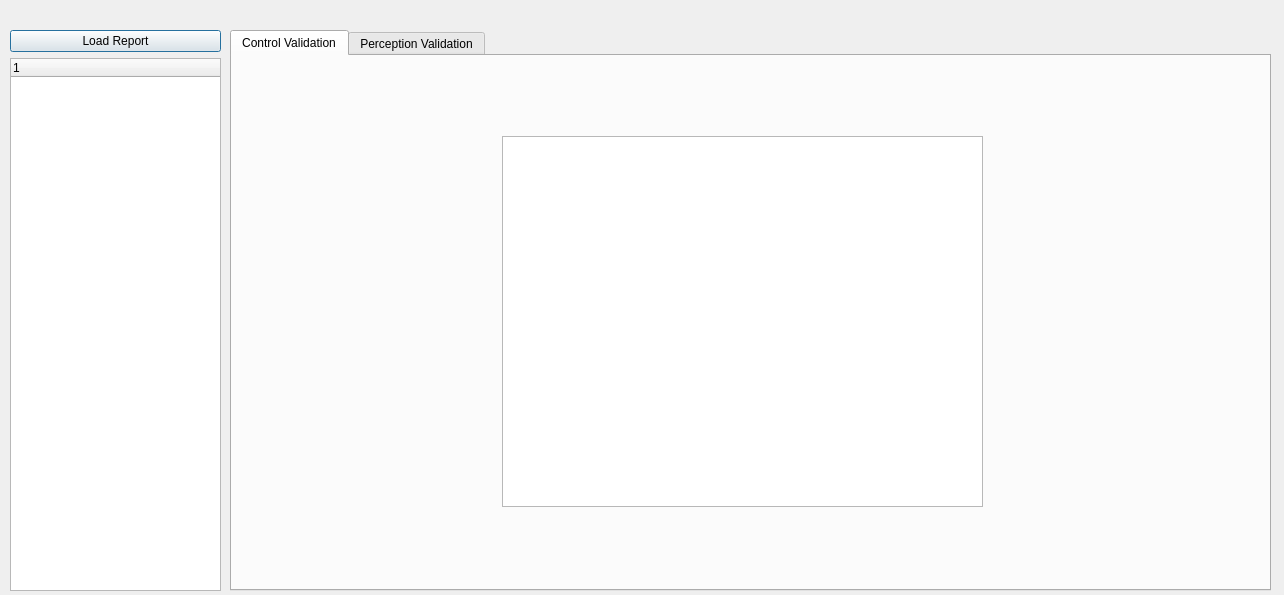
<?xml version="1.0" encoding="UTF-8"?>
<ui version="4.0">
 <class>reportwindow</class>
 <widget class="QDialog" name="reportwindow">
  <property name="geometry">
   <rect>
    <x>0</x>
    <y>0</y>
    <width>1284</width>
    <height>595</height>
   </rect>
  </property>
  <property name="windowTitle">
   <string>Dialog</string>
  </property>
  <widget class="QWidget" name="horizontalLayoutWidget_2">
   <property name="geometry">
    <rect>
     <x>10</x>
     <y>30</y>
     <width>211</width>
     <height>561</height>
    </rect>
   </property>
   <layout class="QHBoxLayout" name="showReportLayout">
    <item>
     <layout class="QVBoxLayout" name="verticalLayout_5">
      <item>
       <widget class="QPushButton" name="pushButton">
        <property name="text">
         <string>Load Report</string>
        </property>
       </widget>
      </item>
      <item>
       <widget class="QTreeWidget" name="treeWidgetReportDir">
        <column>
         <property name="text">
          <string notr="true">1</string>
         </property>
        </column>
       </widget>
      </item>
     </layout>
    </item>
   </layout>
  </widget>
  <widget class="QTabWidget" name="tabReport">
   <property name="geometry">
    <rect>
     <x>230</x>
     <y>30</y>
     <width>1041</width>
     <height>561</height>
    </rect>
   </property>
   <property name="currentIndex">
    <number>0</number>
   </property>
   <widget class="QWidget" name="controValidation">
    <attribute name="title">
     <string>Control Validation</string>
    </attribute>
    <widget class="QWidget" name="horizontalLayoutWidget_3">
     <property name="geometry">
      <rect>
       <x>270</x>
       <y>80</y>
       <width>481</width>
       <height>371</height>
      </rect>
     </property>
     <layout class="QHBoxLayout" name="horizontalLayout">
      <item>
       <widget class="QTableView" name="tableView"/>
      </item>
     </layout>
    </widget>
    <widget class="QWidget" name="verticalLayoutWidget">
     <property name="geometry">
      <rect>
       <x>0</x>
       <y>0</y>
       <width>1031</width>
       <height>80</height>
      </rect>
     </property>
     <layout class="QVBoxLayout" name="verticalLayout"/>
    </widget>
    <widget class="QWidget" name="horizontalLayoutWidget_4">
     <property name="geometry">
      <rect>
       <x>750</x>
       <y>80</y>
       <width>281</width>
       <height>371</height>
      </rect>
     </property>
     <layout class="QHBoxLayout" name="horizontalLayout_2"/>
    </widget>
    <widget class="QWidget" name="verticalLayoutWidget_2">
     <property name="geometry">
      <rect>
       <x>0</x>
       <y>450</y>
       <width>1031</width>
       <height>80</height>
      </rect>
     </property>
     <layout class="QVBoxLayout" name="verticalLayout_2"/>
    </widget>
    <widget class="QWidget" name="horizontalLayoutWidget_5">
     <property name="geometry">
      <rect>
       <x>0</x>
       <y>80</y>
       <width>2</width>
       <height>2</height>
      </rect>
     </property>
     <layout class="QHBoxLayout" name="horizontalLayout_3"/>
    </widget>
   </widget>
   <widget class="QWidget" name="perceptionValidation">
    <attribute name="title">
     <string>Perception Validation</string>
    </attribute>
    <widget class="QWidget" name="horizontalLayoutWidget_6">
     <property name="geometry">
      <rect>
       <x>0</x>
       <y>80</y>
       <width>271</width>
       <height>371</height>
      </rect>
     </property>
     <layout class="QHBoxLayout" name="horizontalLayout_4"/>
    </widget>
    <widget class="QWidget" name="horizontalLayoutWidget_7">
     <property name="geometry">
      <rect>
       <x>750</x>
       <y>80</y>
       <width>281</width>
       <height>371</height>
      </rect>
     </property>
     <layout class="QHBoxLayout" name="horizontalLayout_5"/>
    </widget>
    <widget class="QWidget" name="verticalLayoutWidget_3">
     <property name="geometry">
      <rect>
       <x>0</x>
       <y>450</y>
       <width>1031</width>
       <height>80</height>
      </rect>
     </property>
     <layout class="QVBoxLayout" name="verticalLayout_3"/>
    </widget>
    <widget class="QWidget" name="verticalLayoutWidget_4">
     <property name="geometry">
      <rect>
       <x>0</x>
       <y>0</y>
       <width>1031</width>
       <height>80</height>
      </rect>
     </property>
     <layout class="QVBoxLayout" name="verticalLayout_4"/>
    </widget>
    <widget class="QWidget" name="horizontalLayoutWidget_8">
     <property name="geometry">
      <rect>
       <x>270</x>
       <y>80</y>
       <width>481</width>
       <height>371</height>
      </rect>
     </property>
     <layout class="QHBoxLayout" name="horizontalLayout_6">
      <item>
       <widget class="QTableView" name="tableView_3"/>
      </item>
     </layout>
    </widget>
   </widget>
  </widget>
  <widget class="QWidget" name="verticalLayoutWidget_6">
   <property name="geometry">
    <rect>
     <x>630</x>
     <y>320</y>
     <width>1031</width>
     <height>80</height>
    </rect>
   </property>
   <layout class="QVBoxLayout" name="verticalLayout_6"/>
  </widget>
 </widget>
 <resources/>
 <connections/>
</ui>
